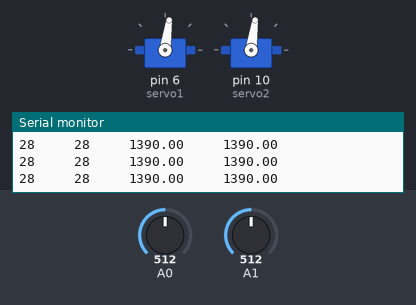
This sketch was run on a simulated Arduino Uno, built with avr-gcc and run on an emulated ATmega328P. Shown: 2 × servo, the last lines printed to the serial monitor. Inputs (shaded band) come from the test bench; at power-on: A0 = 512, A1 = 512.

Above: at 5.2 s.
5.3 s: A0 set to 489
At 6.3 s:
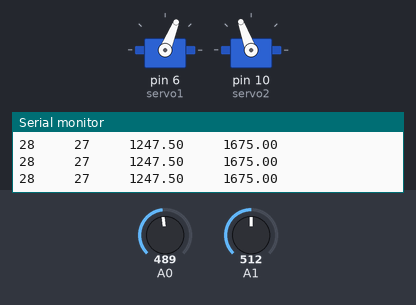
6.8 s: A1 set to 900
At 8.0 s:
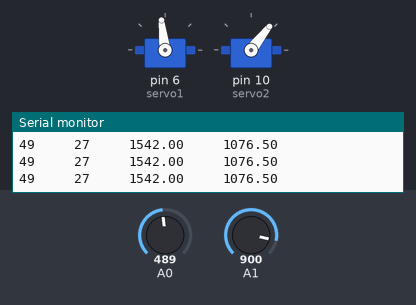
8.3 s: A1 set to 921
At 8.9 s:
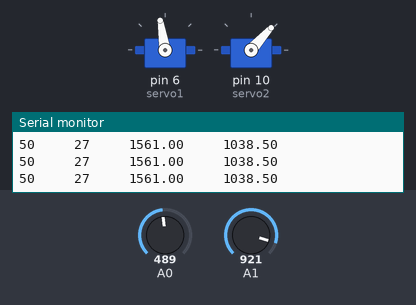
11.3 s: A1 set to 946
At 12.4 s:
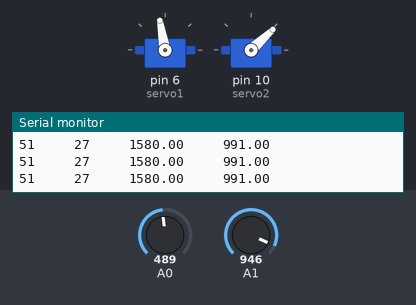
12.8 s: A0 set to 923
15.8 s: A0 set to 938
At 16.8 s:
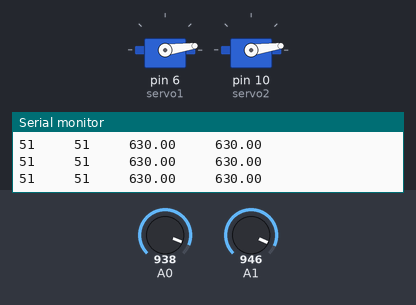
Timing chart, 0 to 18.4 s (numbered marks = the images above; inputs shaded):
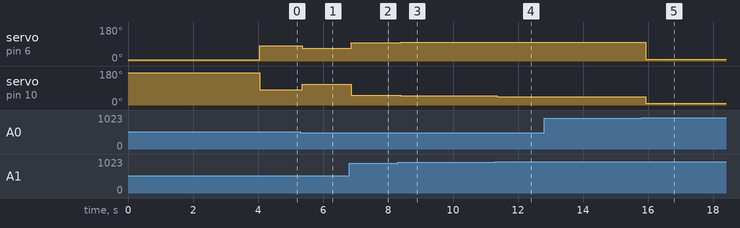

Measured:
- the behaviour switches between 503 and 502 on A0 (found by bisection; images 0 and 1)
- the behaviour switches between 930 and 931 on A0 (found by bisection; images 4 and 5)
- after the input at 5.3 s, servo on pin 6 (servo1): 82° → 68° after 0.06 s; servo on pin 10 (servo2): 82° → 110° after 0.06 s
- after the input at 6.8 s, servo on pin 6 (servo1): 68° → 97° after 0.08 s; servo on pin 10 (servo2): 110° → 52° after 0.08 s
- after the input at 8.3 s, servo on pin 6 (servo1): 97° → 99° after 0.10 s; servo on pin 10 (servo2): 52° → 48° after 0.10 s
- after the input at 11.3 s, servo on pin 6 (servo1): 99° → 100° after 0.07 s; servo on pin 10 (servo2): 48° → 43° after 0.07 s
- after the input at 15.8 s, servo on pin 6 (servo1): 100° → 8° after 0.12 s; servo on pin 10 (servo2): 43° → 8° after 0.12 s

The sketch:

angle_test.ino
```cpp
#include <Servo.h>
Servo servo1;
Servo servo2;
int zTarget, xTarget;
int x,z;

double shoulderAngle2;
double shoulderAngle2a;
double shoulderAngle2Degrees;
double shoulderAngle2aDegrees;
double z2;

double lowerLength = 28;
double upperLength = 28;
double armLength;


double shoulderAngle;
double shoulderAngleDegrees;
double shoulderAngle1a;
double elbowAngle;
double elbowAngleDegrees;
double shoulderAngle1;

int servo1home=620;
int servo2home=2300;
double shoulderMs;
double shoulderMs2;
double elbowMs;
bool flag=0,flag1=0;;

void setup() {
  // put your setup code here, to run once:
  Serial.begin(9600);
  servo1.attach(6);         // gripper
  servo2.attach(10);         // shoulder

   servo1.writeMicroseconds(servo1home);
   servo2.writeMicroseconds(servo2home);
   delay(4000);

}

void loop() {
  z = map(analogRead(A0), 0, 1024, 1, 56);
  x = map(analogRead(A1), 0, 1024, 1, 56);

//  Serial.print(zTarget);
//  Serial.print("     "  );
//  Serial.println(xTarget);
//  servo1.writeMicroseconds(zTarget);
//  servo2.writeMicroseconds(xTarget);

  delay(50);

//  for (int i =1 ; i < 56; i+=10)
//  {
//     x=i;
//     flag=!flag;
//
//
//
//
//    if(flag==1){
//    for (int j = 1; j < 56; j+=5)
//    {
//      z=j;
//     if((sq(x)+sq(z))>sq(56))
//    {
//     j=57;
//    }


       shoulderAngle2a = atan(z/x);
          shoulderAngle2aDegrees = shoulderAngle2a * (180/PI);    // degrees
          shoulderAngle2 = shoulderAngle2a - 0.7853908;  // take away the default 45' offset (in radians)
          shoulderAngle2Degrees = shoulderAngle2 * (180/PI);    // degrees
          shoulderMs2 = shoulderAngle2Degrees * 11;

          z2 = x/cos(shoulderAngle2a);     // calc new arm length to feed to the next bit of code below

          // ****************

          // calculate arm length based on upper/lower length and elbow and shoulder angle
          shoulderAngle1a = (sq(upperLength) + sq(z2) - sq(lowerLength)) / (2 * upperLength * z2);
          shoulderAngle1 = acos(shoulderAngle1a);     // radians
          elbowAngle = PI - (shoulderAngle1 *2);       // radians

          // calc degrees from angles
          shoulderAngleDegrees = shoulderAngle1 * (180/PI);    // degrees
          elbowAngleDegrees = elbowAngle * (180/PI);              // degrees

          // calc milliseconds PWM to drive the servo.
//          shoulderMs = shoulderAngleDegrees * 11;
//          elbowMs = elbowAngleDegrees * 11;

          // *** end of Inverse Kinematics ***

          // write to servos, remove 45' and 90' offsets from arm default position
//          int g=servo1home - (shoulderMs - 480) - shoulderMs2;
//          int h=servo2home + (elbowMs - 1000);

            int g=(170-shoulderAngleDegrees)-45;
          int h=170-elbowAngleDegrees;
           shoulderMs=(g*9.5)+630;
            elbowMs=(h*9.5)+630;
        if(!isnan(shoulderMs) && !isnan(elbowMs))
       {
       Serial.print(x);
       Serial.print("     "  );
       Serial.print(z);
       Serial.print("     "  );
       Serial.print(shoulderMs);
       Serial.print("     "  );
       Serial.println(elbowMs);

//       for(int k=servo1home;k<shoulderMs && flag1==0;k++)
//       {
//       servo1.writeMicroseconds(k);
//       delay(20);
//       }
//         for(int l=servo2home;l>elbowMs && flag1==0;l--)
//       {
//       servo2.writeMicroseconds(l);
//       delay(20);
//       }
       flag1=1;
       servo1.writeMicroseconds(shoulderMs);

       servo2.writeMicroseconds(elbowMs);

       }
      delay(20);
    }
//    }
//    if(flag==0)
//    {
//          for (int j = 56; j>1; j--)
//    {
//      z=j;
//     while((sq(x)+sq(j))>sq(56))
//    {
//     j--;
//    }
//
//
//
//
//      z2 = sqrt(sq(x) + sq(z));   // calc new arm length to feed to the next bit of code below
//
//      shoulderAngle2a = (sq(x) + sq(z2) - sq(z)) / (2 * x * z2);
//      double shi = acos(shoulderAngle2a);
//
//      shoulderAngle1a = (sq(lowerLength) + sq(z2) - sq(upperLength)) / (2 * lowerLength * z2);
//
//      double theeta = acos(shoulderAngle1a);     // radians
//      shoulderAngle = theeta + shi;
//
//      elbowAngle =  (sq(lowerLength)  + sq(upperLength) - sq(z2)) / (2 * lowerLength * upperLength );   // radians
//      double alpha = acos(elbowAngle);
//
//      elbowAngleDegrees = alpha * (180 / PI);
//
//      shoulderAngleDegrees = shoulderAngle * (180 / PI);  // degrees
//
//
//      shoulderMs = ((180- shoulderAngleDegrees) * 9.2 ) + 600;
//      elbowMs = ((180 - elbowAngleDegrees) * 9.2) + 600;
//       if(!isnan(shoulderMs) && !isnan(elbowMs))
//       {
//       Serial.print(x);
//       Serial.print("     "  );
//       Serial.print(z);
//       Serial.print("     "  );
//       Serial.print(shoulderMs);
//       Serial.print("     "  );
//       Serial.println(elbowMs);
//       servo1.writeMicroseconds(shoulderMs);
//       servo2.writeMicroseconds(elbowMs);
//       }
//      delay(200);
//    }
////    }
////
////  }
//
//
//
//  }
```
